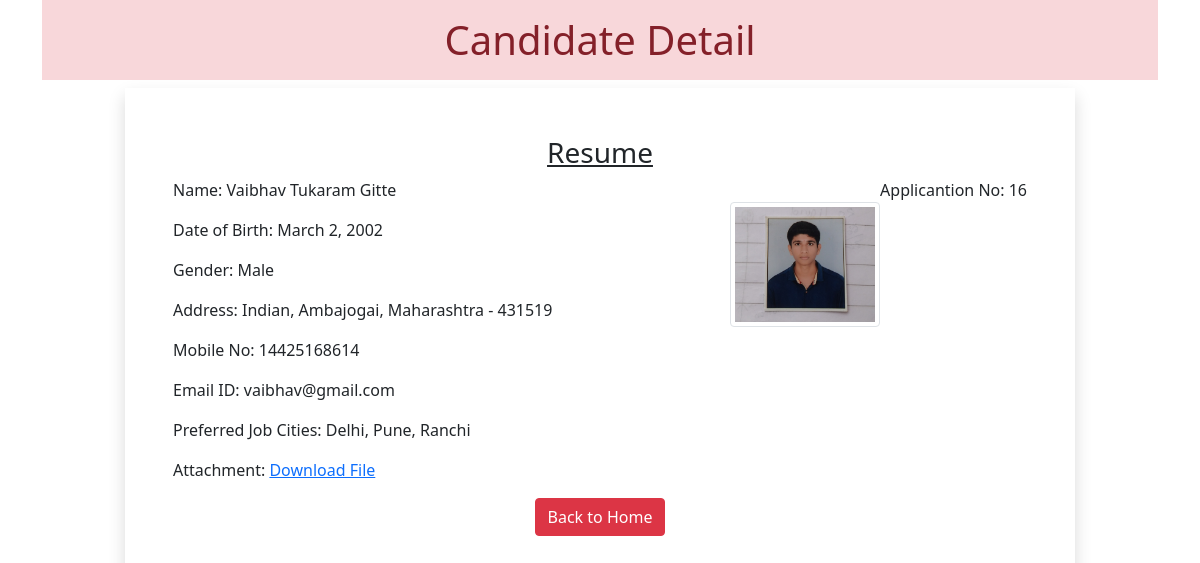
The page /16 on the database its author committed.
### myapp/models.py (models this page shows)
class Resume(models.Model):
    name = models.CharField(max_length=100)
    dob = models.DateField(auto_now=False, auto_now_add=False)
    gender = models.CharField(max_length=100)
    locality = models.CharField(max_length=100)
    city = models.CharField(max_length=100)
    pin = models.PositiveIntegerField()
    state = models.CharField(choices=STATE_CHOICE, max_length=50)
    mobile = models.PositiveIntegerField()
    email = models.EmailField()
    job_city = models.CharField(max_length=100)
    profile_image = models.ImageField(upload_to='profileimg', blank=True)
    my_file = models.FileField(upload_to='doc', blank=True)

### myapp/views.py (the view)
# urls.py: path('<int:pk>', views.CandidateView.as_view(), name='candidate')
class CandidateView(View):
 def get(self, request, pk):
  candidate = Resume.objects.get(pk=pk)
  return render(request, 'myapp/candidate.html', {'candidate':candidate})

### myapp/templatetags/myfilter.py (called while the page is built)
@register.filter(name='remove_special')
def remove_chars(value, arg):
 for character in arg:
  value = value.replace(character, "")
 return value

### myapp/templates/myapp/candidate.html (shortened to what this page needs)
<!DOCTYPE html>
{% load myfilter %}
<html lang="en">
<head>
  <link href="https://cdn.jsdelivr.net/npm/bootstrap@5.0.0-beta2/dist/css/bootstrap.min.css" rel="stylesheet">
</head>
<body>
  <div class="container">
   <h1 class="alert-danger text-center p-3">Candidate Detail</h1>
   <div class="row">
    <div class="col-sm-10 shadow p-5 offset-sm-1">
     <h3 class="text-center"><u>Resume</u></h3>
     <p class="float-end">Applicantion No: {{candidate.id}}</p>
     <img src="{{candidate.profile_image.url}}" alt="" class="img-fluid img-thumbnail float-end mt-4" width="150" height="150">
     <p>Name: {{candidate.name}}</p>
     <p>Date of Birth: {{candidate.dob}}</p>
     <p>Gender: {{candidate.gender}}</p>
     <p>Address: {{candidate.locality}}, {{candidate.city}}, {{candidate.state}} - {{candidate.pin}}</p>
     <p>Mobile No: {{candidate.mobile}}</p>
     <p>Email ID: {{candidate.email}}</p>
     <p>Preferred Job Cities: {{candidate.job_city|remove_special:"[]'"}}</p>
     <p>Attachment: <a href="{{candidate.my_file.url}}">Download File</a></p>
    <div class="text-center">
     <a href="/" class="btn btn-danger">Back to Home</a>
    </div>
    </div>
   </div>
  </div>
</body>
</html>

### rows shown on the page
Resume: id "16", profile_image (picture), name "Vaibhav Tukaram Gitte", dob "March 2, 2002", gender "Male", locality "Indian", city "Ambajogai", state "Maharashtra", pin "431519", mobile "14425168614", email "vaibhav@gmail.com", job_city|remove_special "Delhi, Pune, Ranchi"
